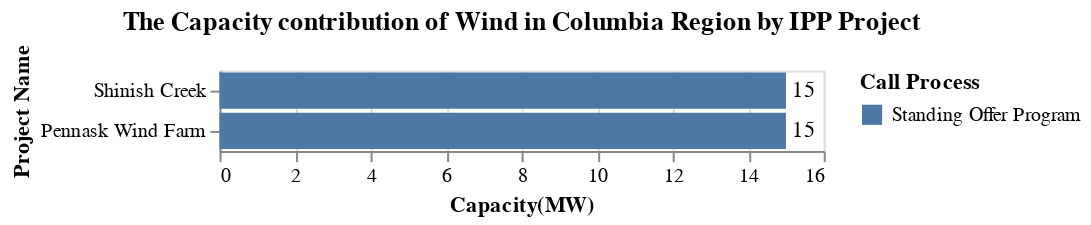

Notebook source saved alongside this figure:
### Code cell
title = alt.TitleParams('The Capacity contribution of Wind in Columbia Region by IPP Project')

capacity_IPP = alt.Chart(data_CR, title = title).mark_bar().encode(
                    alt.Y('Project_name', title='Project Name',sort='x'),
                    alt.X('sum(Capacity(MW))', title='Capacity(MW)'),
                    alt.Color('Call_process', title = 'Call Process')).properties( width=300)
cap_CR_Loc_chart = capacity_IPP + capacity_IPP.mark_text(
    color = 'black', align='left', dx = 3).encode(text='sum(Capacity(MW))',color=alt.value('black'))
cap_CR_Loc_chart

### Figure 1 — Vega-Lite specification as saved in the notebook (floating-point values rounded to 4 significant figures)
{"config": {"view": {"continuousWidth": 300, "continuousHeight": 300}}, "layer": [{"mark": {"type": "bar"}, "encoding": {"color": {"field": "Call_process", "title": "Call Process", "type": "nominal"}, "x": {"aggregate": "sum", "field": "Capacity(MW)", "title": "Capacity(MW)", "type": "quantitative"}, "y": {"field": "Project_name", "sort": "x", "title": "Project Name", "type": "nominal"}}, "title": {"text": "The Capacity contribution of Wind in Columbia Region by IPP Project"}}, {"mark": {"type": "text", "align": "left", "color": "black", "dx": 3}, "encoding": {"color": {"value": "black"}, "text": {"aggregate": "sum", "field": "Capacity(MW)", "type": "quantitative"}, "x": {"aggregate": "sum", "field": "Capacity(MW)", "title": "Capacity(MW)", "type": "quantitative"}, "y": {"field": "Project_name", "sort": "x", "title": "Project Name", "type": "nominal"}}, "title": {"text": "The Capacity contribution of Wind in Columbia Region by IPP Project"}}], "data": {"name": "data-33ce46ac19fef0706b68497037dcbf7c"}, "width": 300, "$schema": "https://vega.github.io/schema/vega-lite/v5.20.1.json", "datasets": {"data-33ce46ac19fef0706b68497037dcbf7c": [{"Sub_region": "Kelly Lake Nicola", "Project_name": "Shinish Creek", "IPP_seller": "Wind Farm Zero Emissions Shinish Creek Limited Partnership", "Location": "Summerland", "Type": "Wind", "Year": "2010", "Call_process": "Standing Offer Program", "Capacity(MW)": 15.0, "Energy(GWh/yr)": 54.5, "Region": "Columbia Region"}, {"Sub_region": "Kelly Lake Nicola", "Project_name": "Pennask Wind Farm", "IPP_seller": "Zero Emissions Pennask Limited Partnership", "Location": "Westbank", "Type": "Wind", "Year": "2010", "Call_process": "Standing Offer Program", "Capacity(MW)": 15.0, "Energy(GWh/yr)": 49.8, "Region": "Columbia Region"}]}}
